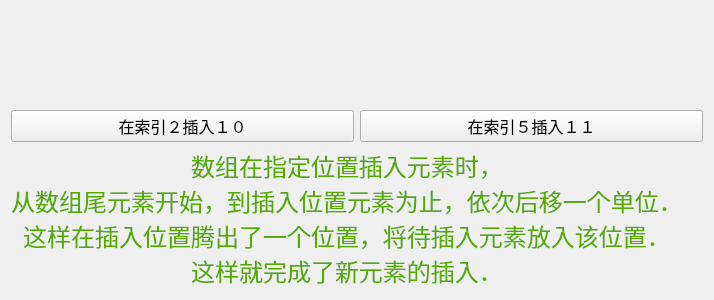
<?xml version="1.0" encoding="UTF-8"?>
<ui version="4.0">
 <class>ArrayInsertWidget</class>
 <widget class="QWidget" name="ArrayInsertWidget">
  <property name="geometry">
   <rect>
    <x>0</x>
    <y>0</y>
    <width>698</width>
    <height>300</height>
   </rect>
  </property>
  <property name="windowTitle">
   <string>Form</string>
  </property>
  <layout class="QVBoxLayout" name="verticalLayout">
   <item>
    <widget class="ArrayValueInsertDrawingWidget" name="widget" native="true"/>
   </item>
   <item>
    <layout class="QHBoxLayout" name="horizontalLayout_2">
     <property name="spacing">
      <number>6</number>
     </property>
     <property name="sizeConstraint">
      <enum>QLayout::SetDefaultConstraint</enum>
     </property>
     <property name="topMargin">
      <number>0</number>
     </property>
     <property name="bottomMargin">
      <number>0</number>
     </property>
     <item>
      <widget class="QPushButton" name="Insert10AtIndex2">
       <property name="maximumSize">
        <size>
         <width>16777215</width>
         <height>16777215</height>
        </size>
       </property>
       <property name="font">
        <font>
         <family>文泉驿正黑</family>
         <pointsize>12</pointsize>
        </font>
       </property>
       <property name="text">
        <string>在索引２插入１０</string>
       </property>
      </widget>
     </item>
     <item>
      <widget class="QPushButton" name="Insert11AtIndex5">
       <property name="maximumSize">
        <size>
         <width>16777215</width>
         <height>16777215</height>
        </size>
       </property>
       <property name="font">
        <font>
         <family>文泉驿正黑</family>
         <pointsize>12</pointsize>
        </font>
       </property>
       <property name="text">
        <string>在索引５插入１１</string>
       </property>
      </widget>
     </item>
    </layout>
   </item>
   <item>
    <layout class="QHBoxLayout" name="horizontalLayout">
     <item>
      <widget class="QLabel" name="label_2">
       <property name="maximumSize">
        <size>
         <width>16777215</width>
         <height>150</height>
        </size>
       </property>
       <property name="palette">
        <palette>
         <active>
          <colorrole role="WindowText">
           <brush brushstyle="SolidPattern">
            <color alpha="255">
             <red>85</red>
             <green>170</green>
             <blue>0</blue>
            </color>
           </brush>
          </colorrole>
         </active>
         <inactive>
          <colorrole role="WindowText">
           <brush brushstyle="SolidPattern">
            <color alpha="255">
             <red>85</red>
             <green>170</green>
             <blue>0</blue>
            </color>
           </brush>
          </colorrole>
         </inactive>
         <disabled>
          <colorrole role="WindowText">
           <brush brushstyle="SolidPattern">
            <color alpha="255">
             <red>190</red>
             <green>190</green>
             <blue>190</blue>
            </color>
           </brush>
          </colorrole>
         </disabled>
        </palette>
       </property>
       <property name="font">
        <font>
         <family>文泉驿正黑</family>
         <pointsize>18</pointsize>
        </font>
       </property>
       <property name="text">
        <string>数组在指定位置插入元素时，
从数组尾元素开始，到插入位置元素为止，依次后移一个单位．
这样在插入位置腾出了一个位置，将待插入元素放入该位置．
这样就完成了新元素的插入．</string>
       </property>
       <property name="alignment">
        <set>Qt::AlignCenter</set>
       </property>
      </widget>
     </item>
     <item>
      <widget class="QLabel" name="label">
       <property name="maximumSize">
        <size>
         <width>16777215</width>
         <height>150</height>
        </size>
       </property>
       <property name="palette">
        <palette>
         <active>
          <colorrole role="WindowText">
           <brush brushstyle="SolidPattern">
            <color alpha="255">
             <red>85</red>
             <green>170</green>
             <blue>0</blue>
            </color>
           </brush>
          </colorrole>
         </active>
         <inactive>
          <colorrole role="WindowText">
           <brush brushstyle="SolidPattern">
            <color alpha="255">
             <red>85</red>
             <green>170</green>
             <blue>0</blue>
            </color>
           </brush>
          </colorrole>
         </inactive>
         <disabled>
          <colorrole role="WindowText">
           <brush brushstyle="SolidPattern">
            <color alpha="255">
             <red>190</red>
             <green>190</green>
             <blue>190</blue>
            </color>
           </brush>
          </colorrole>
         </disabled>
        </palette>
       </property>
       <property name="font">
        <font>
         <family>文泉驿正黑</family>
         <pointsize>18</pointsize>
        </font>
       </property>
       <property name="text">
        <string/>
       </property>
       <property name="alignment">
        <set>Qt::AlignCenter</set>
       </property>
      </widget>
     </item>
    </layout>
   </item>
  </layout>
 </widget>
 <customwidgets>
  <customwidget>
   <class>ArrayValueInsertDrawingWidget</class>
   <extends>QWidget</extends>
   <header>Ui/Drawing/arrayvalueinsertdrawingwidget.h</header>
   <container>1</container>
  </customwidget>
 </customwidgets>
 <resources/>
 <connections/>
</ui>
